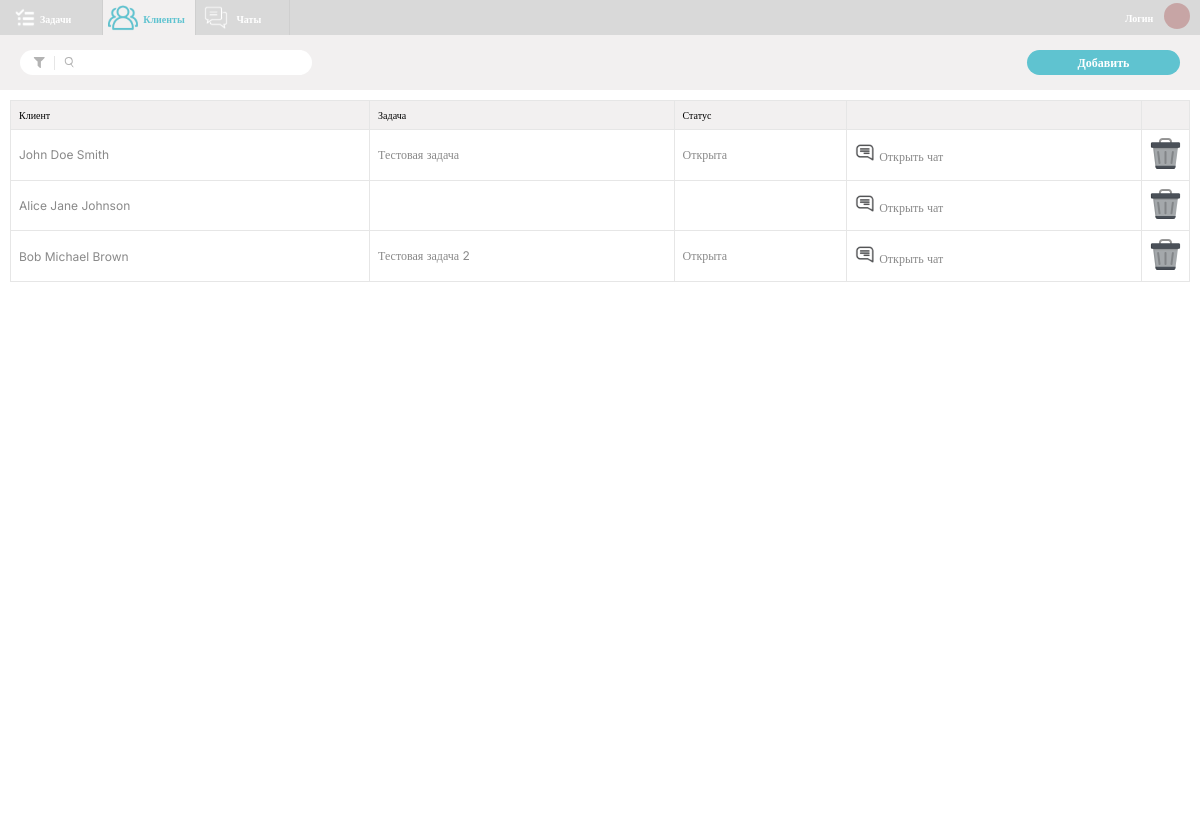
Page /Clients.php on the committed database.
### tables this page shows
CREATE TABLE `issues` (
  `id_issue` int(11) NOT NULL,
  `id_status` int(11) DEFAULT NULL,
  `id_user` int(11) NOT NULL,
  `id_client` int(11) NOT NULL,
  `id_mark` int(11) DEFAULT NULL,
  `deleted` tinyint(1) DEFAULT 0,
  `name` varchar(100) DEFAULT NULL,
  `Description` text NOT NULL,
  `start_time` datetime DEFAULT NULL,
  `completion_time` datetime DEFAULT NULL
);

CREATE TABLE `clients` (
  `id_client` int(11) NOT NULL,
  `first_name` varchar(100) DEFAULT NULL,
  `middle_name` varchar(100) DEFAULT NULL,
  `last_name` varchar(100) DEFAULT NULL,
  `deleted` tinyint(1) DEFAULT 0
);

CREATE TABLE `status` (
  `id_status` int(11) NOT NULL,
  `status_name` varchar(50) NOT NULL
);

### Clients.php (the view, shortened to what this page needs)
<?php
include 'database.php';
$sql = "SELECT c.id_client, c.first_name, c.middle_name, c.last_name, i.name AS task_name, s.status_name
        FROM clients c
        LEFT JOIN issues i ON c.id_client = i.id_client
        LEFT JOIN status s ON i.id_status = s.id_status";
$result = $conn->query($sql);
?>
<!DOCTYPE html>
<html lang="en">
<head>
    <link rel="stylesheet" href="CSS/clientsStyle.css">
    <link rel="stylesheet" href="CSS/clientsEdit.css">
    <link rel="stylesheet" href="CSS/addClientModal.css">
</head>
<body>
    <header>
            <div class="header-container">
              <div class="nav-item">
                <a href="Tasks.php" class="rectangle-9 tasks" style="text-decoration: none;">
                  <img src="IMG/image-70.svg" alt="Задачи" width="30" height="30" />
                  <span class="nav-text">Задачи</span>
                </a>
              </div>
            <div class="nav-item active">
                <div class="rectangle-9 client">
                    <img src="IMG/image-80active.svg" alt="Клиенты" width="21" height="21" />
                    <span class="nav-text">Клиенты</span>
                </div>
            </div>
            <div class="nav-item">
                <a href="Chats.php" class="rectangle-9 chat" style="text-decoration: none;">
                      <img src="IMG/image-90.svg" alt="Чаты" width="28" height="24" />
                      <span class="nav-text">Чаты</span>
                </a>
            </div>
        </div>
        <div class="login-avatar-container">
            <div class="login-text">Логин</div>
            <div class="avatar">
                <svg xmlns="http://www.w3.org/2000/svg" width="26" height="26" viewBox="0 0 26 26" fill="none">
                    <circle cx="13" cy="13" r="13" fill="#C7A5A5" />
                </svg>
            </div>
        </div>
    </header>
    <div class="header-content">
        <div class="search-panel">
            <img src="IMG/Polygon2.svg" alt="Polygon2" />
            <img src="IMG/Search.svg" alt="Search" />
            <input type="text" id="searchInput" onkeyup="searchTable()">
          </div>
          <div class="add-button" onclick="openAddClientModal()"><span>Добавить</span></div>
    </div>
    <div class="task-list-container">
    <table class="task-table">
    <thead>
        <tr>
            <th>Клиент</th>
            <th>Задача</th>
            <th>Статус</th>
            <th></th>
            <th></th>
        </tr>
    </thead>
    <tbody>
        <?php
        if ($result->num_rows > 0) {
            while($row = $result->fetch_assoc()) {
                echo "<tr>";
                echo "<td> <span style='cursor: pointer;' onclick='openModal(" . $row['id_client'] . ")'>" . $row["first_name"] . " " . $row["middle_name"] . " " . $row["last_name"] . "</span></td>";
                echo "<td>" . $row["task_name"] . "</td>";
                echo "<td>" . $row["status_name"] . "</td>";
                echo "<td><img src='IMG/chat.svg' alt='chat' /> Открыть чат</td>";
                echo "<td><img src='IMG/delete.svg' alt='delete' style='cursor: pointer;' onclick='deleteClient(" . $row['id_client'] . ")'></td>";
                echo "</tr>";
            }
        } else {
            echo "<tr><td colspan='4'>Нет данных</td></tr>";
        }
        ?>
    </tbody>
</table>
</div>
</body>
</html>

### CSS/clientsStyle.css (style rules this page uses)
body { margin: 0; font-family: Inter; overflow: hidden; background-color: #F2F0F0; }
header { width: 100%; height: 35px; background-color: #D9D9D9; display: flex; justify-content: space-between; align-items: center; padding: 0 10px; }
.header-container { display: flex; }
.nav-item { flex-shrink: 0; position: relative; }
.tasks .nav-text { width: 39.244px; height: 9.479px; flex-shrink: 0; color: #FFF; font-family: Inter; font-size: 10px; font-style: normal; font-weight: 700; line-height: normal; position: relative; z-index: 1; }
.client .nav-text { width: 46.112px; height: 9px; flex-shrink: 0; color: #5FC3D0; font-family: Inter; font-size: 10px; font-style: normal; font-weight: 700; line-height: normal; position: relative; z-index: 1; }
.active .rectangle-9 { background-color: #F2F0F0; }
.rectangle-9::after { content: ""; width: 1px; height: 35px; background: #CFCFCF; position: absolute; top: 0; right: 0; }
.rectangle-9 { width: 93.21px; height: 35px; position: relative; display: flex; align-items: center; cursor: pointer; }
.rectangle-9 img { width: 30px; height: 30px; flex-shrink: 0; }
.rectangle-9.client img { margin-right: 5px; margin-left: 5px; }
.rectangle-9.chat img { margin-right: 5px; margin-left: 5px; }
.chat .nav-text { width: 39.244px; height: 9.479px; flex-shrink: 0; color: #FFF; font-family: Inter; font-size: 10px; font-style: normal; font-weight: 700; line-height: normal; position: relative; z-index: 1; }
.login-avatar-container { display: flex; align-items: center; margin-right: 20px; }
.login-text { margin-right: 5px; width: 34px; height: 12px; flex-shrink: 0; color: #FFF; font-size: 10px; font-style: normal; font-weight: 700; line-height: normal; }
.header-content { margin-top: 15px; display: flex; align-items: center; margin-left: 10px; padding: 0 10px; }
.search-panel { width: 272px; height: 25px; flex-shrink: 0; border-radius: 30px; background: #FFF; display: flex; align-items: center; padding: 0 10px; overflow: hidden; }
.search-panel img { margin-left: 3px; margin-right: 3px; }
.search-panel input { border: none; outline: none; width: calc(100% - 22px); height: 25px; font-family: Inter; font-size: 12px; font-style: normal; font-weight: 400; line-height: normal; }
.add-button { margin-left: auto; margin-right: 10px; width: 153px; height: 25px; flex-shrink: 0; border-radius: 30px; background: #5FC3D0; cursor: pointer; display: flex; align-items: center; justify-content: center; }
.add-button span { color: #FFF; font-family: Inter; font-size: 12px; font-style: normal; font-weight: 700; line-height: normal; }
.task-list-container { width: calc(100% - 20px); height: calc(100vh - 94px); background: #FFF; margin-top: 15px; padding: 10px; overflow: auto; }
.task-table { width: 100%; border-collapse: collapse; }
.task-table th, .task-table td { border: 1px solid #E6E6E6; padding: 8px; text-align: left; }
.task-table th { background-color: #F2F0F0; color: #000; font-family: Inter; font-size: 10px; font-style: normal; font-weight: 400; line-height: normal; }

### CSS/clientsEdit.css (style rules this page uses)
body { margin: 0; padding: 0; color: #898989; font-family: Inter; font-size: 12px; font-style: normal; font-weight: 400; line-height: normal; }

### CSS/addClientModal.css (style rules this page uses)
body { margin: 0; padding: 0; color: #898989; font-family: Inter; font-size: 12px; font-style: normal; font-weight: 400; line-height: normal; }

### rows in the picture
issues: id_client.first_name "John", id_client.middle_name "Doe", id_client.last_name "Smith", name "Тестовая задача", id_status.status_name "Открыта"
clients: first_name "Alice", middle_name "Jane", last_name "Johnson"
issues: id_client.first_name "Bob", id_client.middle_name "Michael", id_client.last_name "Brown", name "Тестовая задача 2", id_status.status_name "Открыта"
